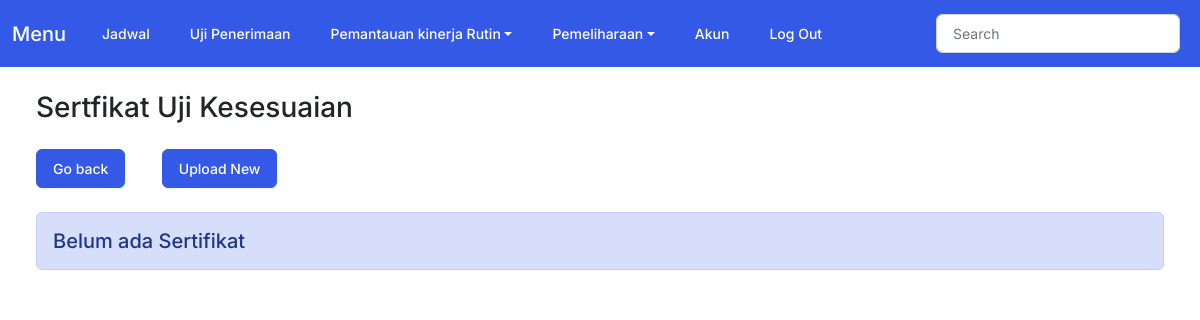
The page /home_sertifukes/ (signed in) on the database as committed earlier.
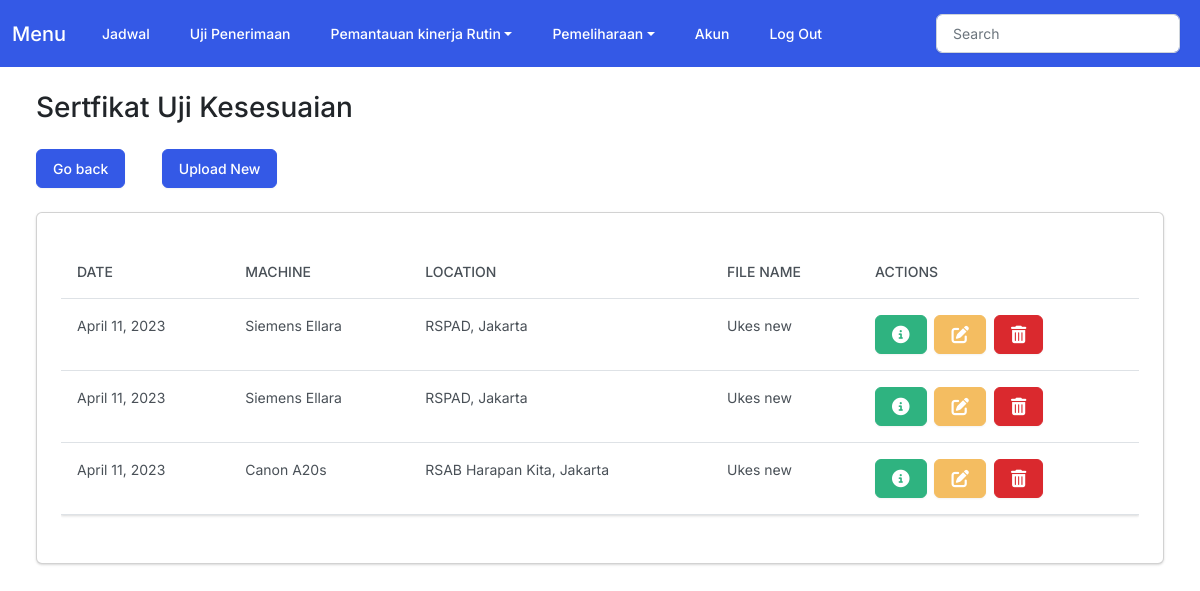
The same page on the database as committed later.
### myapp/models.py (models this page shows)
class Sertifukes(models.Model):
    user = models.ForeignKey(User, on_delete=models.CASCADE, null=True)
    submit_date = models.DateField(null=True)
    location = models.CharField(max_length=150)
    file_name = models.CharField(max_length=150)
    machine = models.CharField(max_length=150)
    serial = models.CharField(max_length=150)
    pdf_file = models.FileField(upload_to='sertifukes/')

### myapp/views.py (the view)
# urls.py: path('home_sertifukes/', views.home_sertifukes, name='home_sertifukes'),
@login_required
def home_sertifukes(request):
    sertifukes = Sertifukes.objects.filter(user=request.user)
    return render(request, 'myapp/home_sertifukes.html', {
        'sertifukes': sertifukes
    })

### myapp/templates/myapp/home_sertifukes.html (shortened to what this page needs)
{% extends 'myapp/base.html' %}
{% block body %}
<h3 class="m-4">Sertfikat Uji Kesesuaian</h3>
<div class="row">
    <div class="col-12">
        <a href="{% url 'home_ukes' %}" class="btn btn-primary ms-4 me-4 mb-4">Go back</a>
        <a href="{% url 'add_sertifukes' %}" class="btn btn-primary ms-2 me-2 mb-4">Upload New</a>
        {% if sertifukes %}
        <div class="card bg-secondary ms-4 me-4 mb-4">
            <div class="card-body">
                <p class="card-text">
                <div class="table-responsive">
                    <table class="table table-hover">
                        <thead>
                            <tr>
                                <th scope="col">Date</th>
                                <th scope="col">Machine</th>
                                <th scope="col">Location</th>
                                <th scope="col">File name</th>
                                <th scope="col">Actions</th>
                            </tr>
                        </thead>
                        <tbody class="myTable">
                            {% for sertifukes in sertifukes %}
                            <tr>
                                <td>{{sertifukes.submit_date}}</td>
                                <td>{{sertifukes.machine}}</td>
                                <td>{{sertifukes.location}}</td>
                                <td>{{sertifukes.file_name}}</td>
                                <td>
                                    <button type="button" class="btn btn-success me-1"
                                        href="{% url 'view_sertifukes' sertifukes.id %}" data-bs-toggle="modal"
                                        data-bs-target="#myModal{{sertifukes.id}}">
                                        </button>
                                    <a href="{% url 'edit_sertifukes' sertifukes.id %}"
                                        class="btn btn-warning me-1"></a>
                                    <button class="btn btn-danger" data-bs-toggle="modal"
                                        data-bs-target="#delete_sertifukes{{sertifkalibrasi.id}}"></button>
                                </td>
                            </tr>
                            {% endfor %}
                        </tbody>
                    </table>
                </div>
                </p>
            </div>
        </div>
        {% else %}
        <h5 class="alert alert-primary ms-4 me-4">Belum ada Sertifikat</h5>
        {% endif %}
    </div>
</div>
{% endblock %}

Rows that differ between the two databases and show on the page:
added Sertifukes: submit_date "April 11, 2023", machine "Siemens Ellara", location "RSPAD, Jakarta", file_name "Ukes new"
added Sertifukes: submit_date "April 11, 2023", machine "Siemens Ellara", location "RSPAD, Jakarta", file_name "Ukes new"
added Sertifukes: submit_date "April 11, 2023", machine "Canon A20s", location "RSAB Harapan Kita, Jakarta", file_name "Ukes new"
Other text that changed with them:
text no longer shown: "Belum ada Sertifikat"
text now shown: "DATE MACHINE LOCATION FILE NAME ACTIONS"
